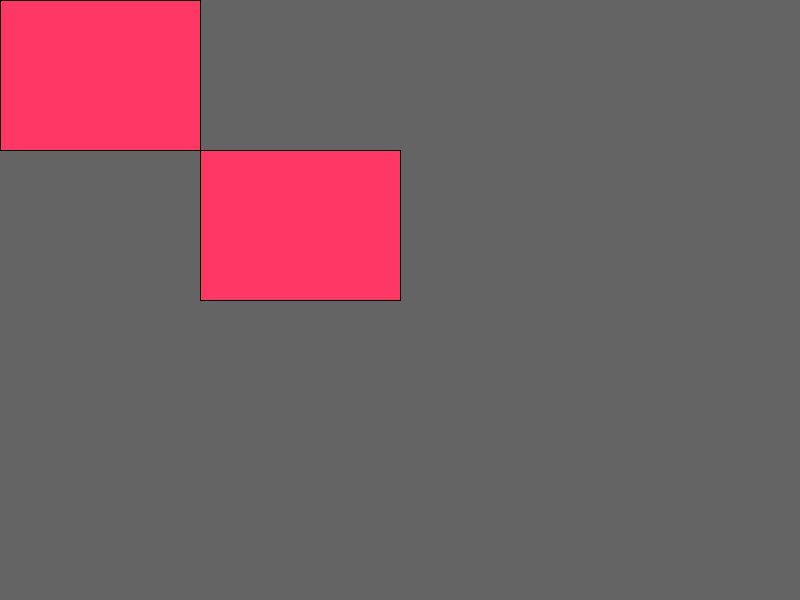
Frame 1 (no input)
Frame 60 (the mouse pressed at the canvas centre just before this capture): identical to frame 1, image omitted
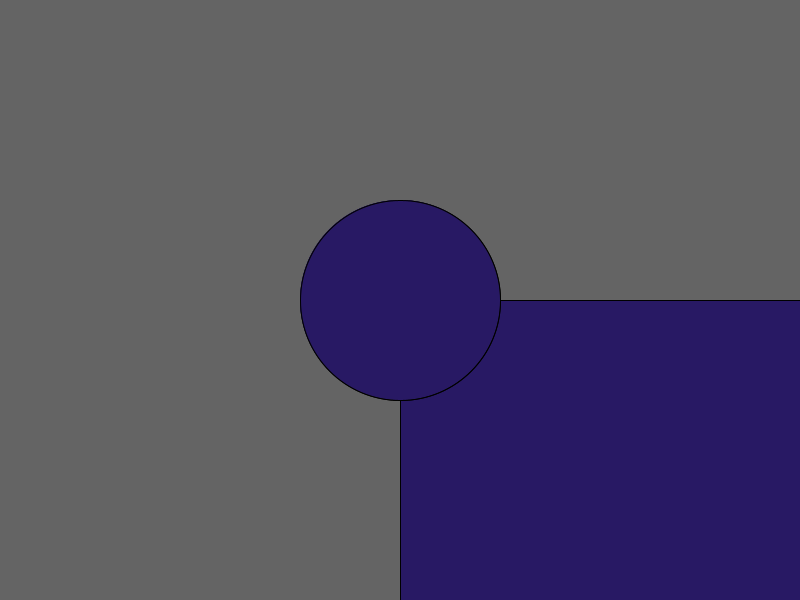
Frame 120 (the mouse held since frame 60 and released just before this capture)

The Processing sketch that drew these frames (run headless with seeded random() and noise(); from frame 60 on, the mouse is pressed at the canvas centre):

// Processing sketch: algo
// ── algo.pde
int d = 50;
void setup(){
  size(800,600);
}

void draw(){
  background(100);
  if(mousePressed){
  rect(mouseX,mouseY,pmouseX,pmouseY);
  rect(width-mouseX,height-mouseY,width-pmouseX,height-pmouseY);
  circle(mouseX,mouseY,d*4);
  circle(width-pmouseX,height-pmouseY,d*4);
  fill(40,25,100);
          } else{
      ellipse(mouseX,mouseY,width/2,height/2);
      fill(255,55,100);
      rect(0,0,width/4,height/4);
      rect(width/4,height/4,width/4,height/4);
      fill(40,25,100);
      }
}
